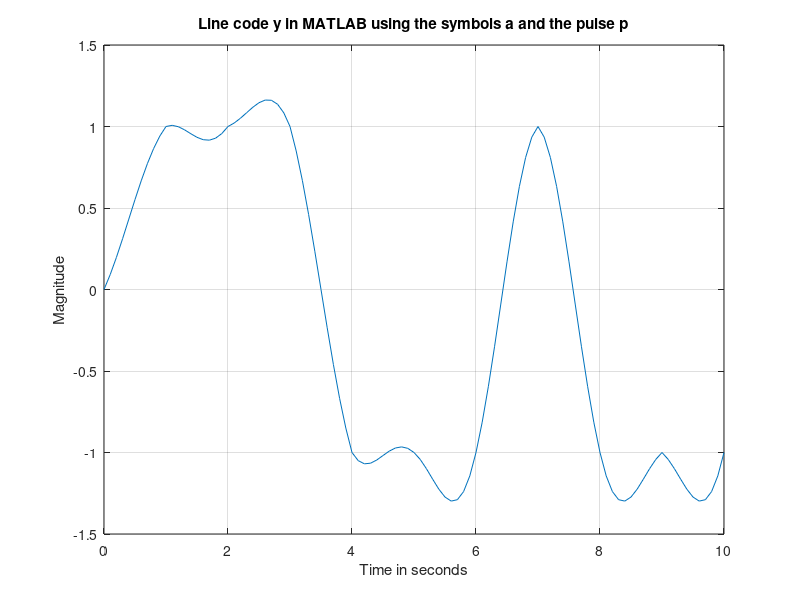
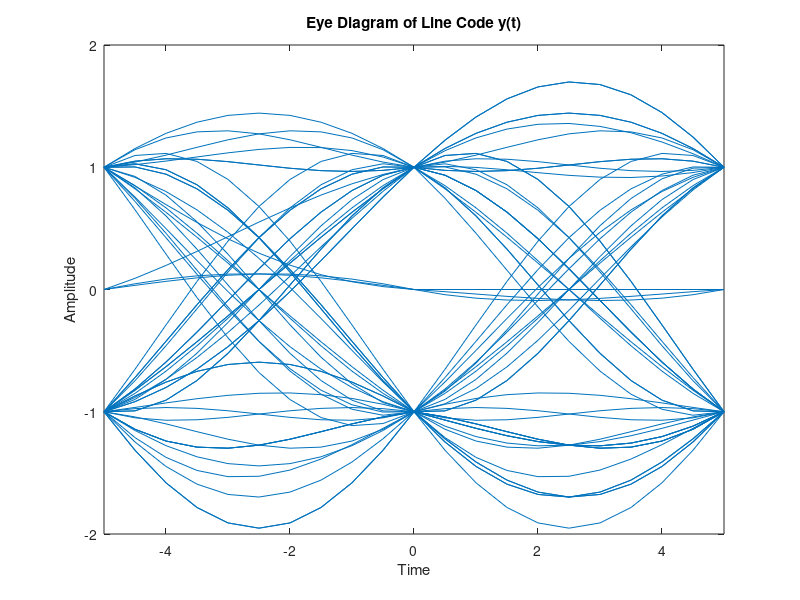

Recreate these plots in MATLAB, in order.
% Equalizer Design
% Part (a)
a = randsrc(100, 1, [-1 1], 0);
t = -3:0.1:3;
p = sin(pi * t) ./ (pi * t);
p(31) = 1;

tt = -3:0.1:103;
y = zeros(size(tt));

for k = 1:100
    idx_k = 10 * k + 31;
    start_idx = idx_k - 30;
    end_idx = idx_k + 30;
    y(start_idx:end_idx) = y(start_idx:end_idx) + a(k) * p;
end

idx_plot = find(tt >= 0 & tt <= 10);
figure;
plot(tt(idx_plot), y(idx_plot));
xlabel('Time in seconds');
ylabel('Magnitude');
title('Line code y in MATLAB using the symbols a and the pulse p');
grid on;



% Part (b)

figure;
eyediagram(y, 20, 10);
title('Eye Diagram of Line Code y(t)');